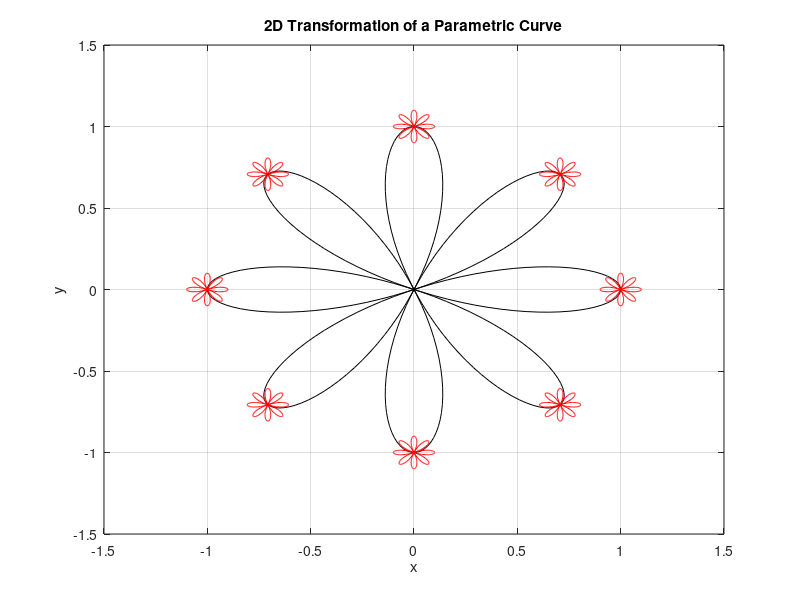

This chart was generated by the following MATLAB code: (Note: this script raises an error after producing the figure.)
clear all; close all; clc; format long;

name = 'Christofer Azadian';
id = 'A17889763';
hw_num = 1;

%Problem 2
x = @(t) cosd(4.*t).*cosd(t);
y = @(t) cosd(4.*t).*sind(t);

xRed = @(t) 0.1*cosd(4.*t).*cosd(t);
yRed = @(t) 0.1*cosd(4.*t).*sind(t);

t = 0:360;

plot(x(t), y(t), 'black');
xlim([-1.5, 1.5]);
ylim([-1.5, 1.5]);
xlabel('x');
ylabel('y');
title('2D Transformation of a Parametric Curve');
grid on;
hold on;

n = [xRed(t); yRed(t); ones(size(t))];

trans = @(theta) [1 0 cosd(theta); 0 1 sind(theta); 0 0 1];

for i = 1:8
    N = trans(i*45)*n;
    plot(N(1,:), N(2,:), 'red');
end

p2 = 'See figure 1';

%Problem 3
% (a) Show aircraft at different times

aircraft = stlread('aircraft.stl');
connectivity = aircraft.ConnectivityList;
axis equal;
points = aircraft.Points;
points = [points, ones(size(points,1),1)];

%Rotate 90 degrees clockwise, since aircraft points in negative x direction

rotatez = @(theta) [cosd(theta) sind(theta) 0 0; -sind(theta) cosd(theta) 0 0; 0 0 1 0; 0 0 0 1];
rotatey = @(theta) [cosd(theta) 0 sind(theta) 0; 0 1 0 0; -sind(theta) 0 cosd(theta) 0; 0 0 0 1];
translate = @(dx, dy, dz) [1 0 0 dx; 0 1 0 dy; 0 0 1 dz; 0 0 0 1];

N = rotatez(90)*points';

figure();
% aircraftSurface = trimesh(connectivity, N(1,:), N(2,:), N(3,:));
xlabel('x');
ylabel('y');
zlabel('z');
xlim([-2, 2]);
ylim([-10, 90]);
zlim([-2, 2]);
axis equal;
hold on;
view(3);
p3a = 'See figure 2';
title('Aircraft Motion');
colors = ['r', 'g', 'b', 'y', 'm', 'c'];
for t = 0:8:40
    N1 = rotatey(3*t)*translate(0, 2*t, 0)*N;
    legendIndex(t/8 + 1) = trimesh(connectivity, N1(1,:), N1(2,:), N1(3,:), 'EdgeColor', colors(t/8 + 1));
end

legend(legendIndex, 't = 0', 't = 8', 't = 16', 't = 24', 't = 32', 't = 40');

% (b) Find lowest point

[value, index] = min(N1(3,:));
p3b = N1(1:3,index);
